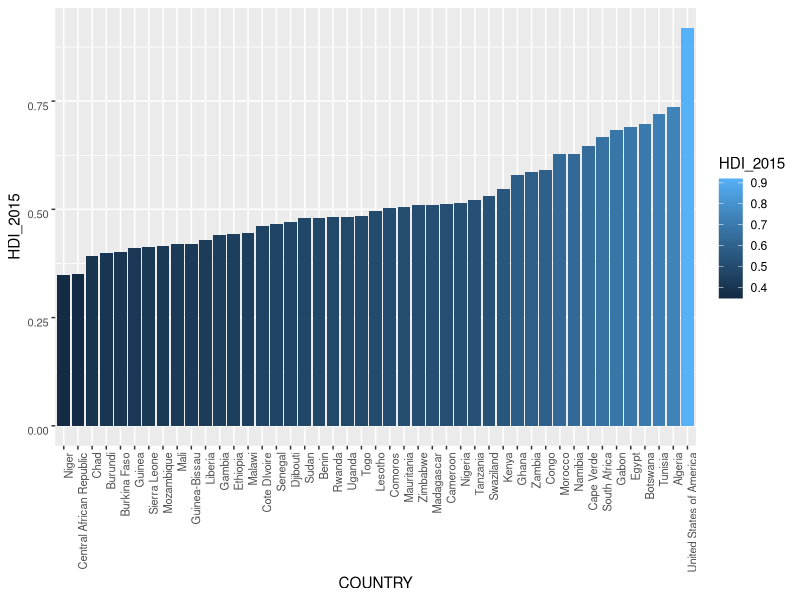
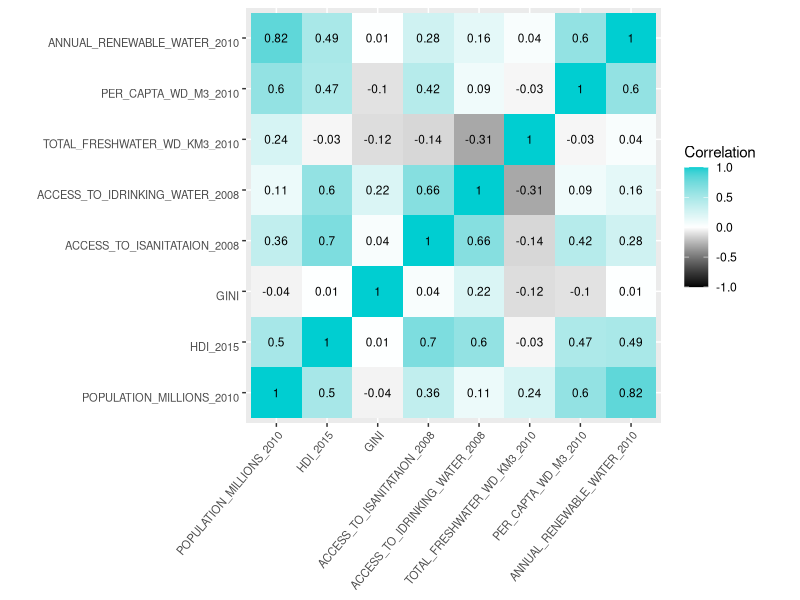
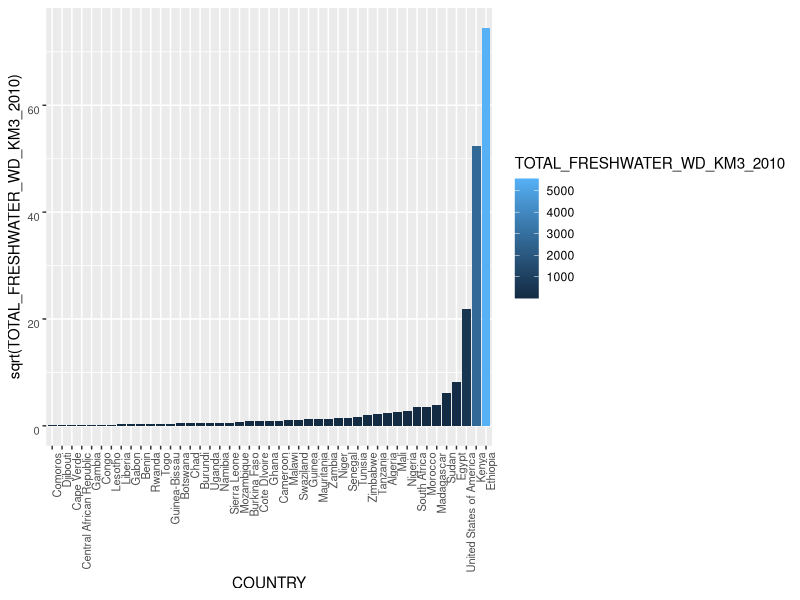
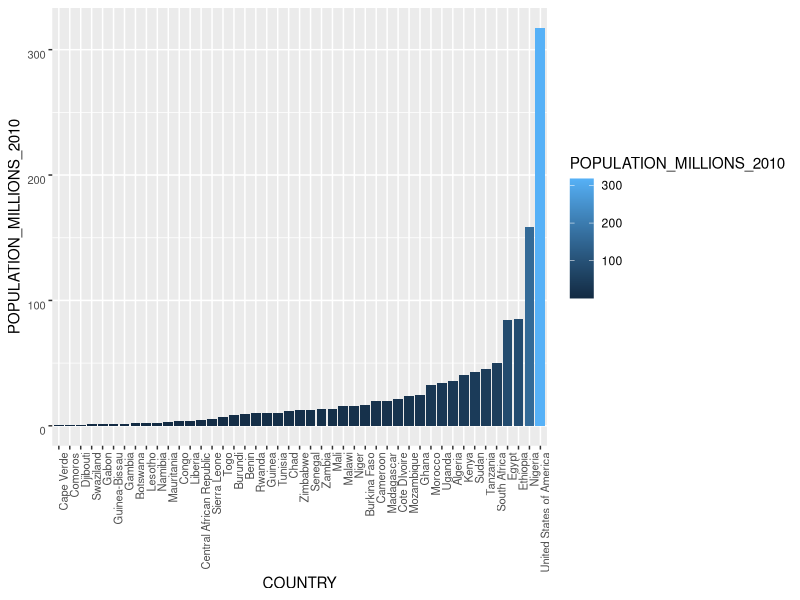
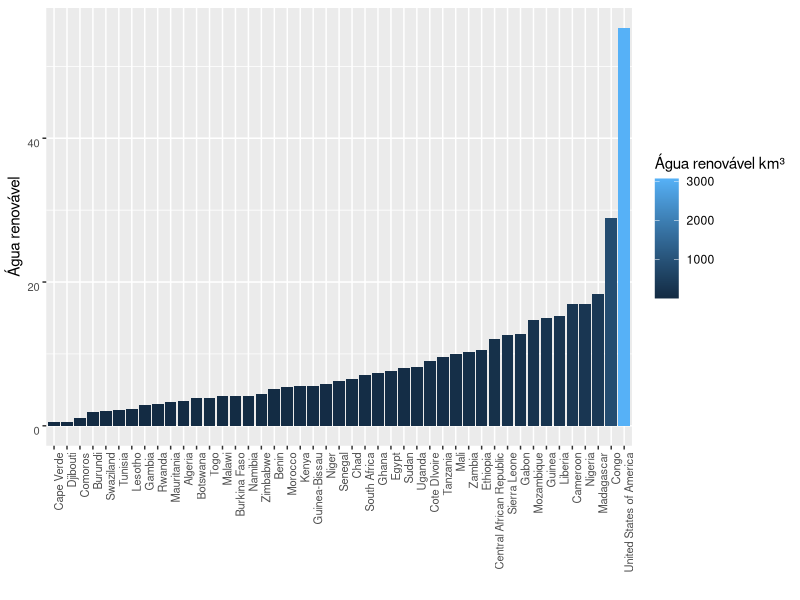

Generate these figures, in order, with R:
## ---- chunk 1

library(ggpubr)
library(Hmisc)
library(ggplot2)
library(reshape2)
library(xtable)

## ---- chunk 2
knitr::opts_chunk$set(echo = TRUE)
## ---- chunk 3

setwd('~/git/Water-Consumption-And-Inequality/datasets')
df = read.table("merged_data.csv", header=TRUE, sep=",")

df_original = df
df = df[,c(-1,-10)]
df = na.omit(df)

# omite os NAs
df_original <- na.omit(df_original)

df_original <- df_original[order(df_original$HDI_2015),]

df_original$COUNTRY <- factor(df_original$COUNTRY, levels=df_original$COUNTRY[order(df_original$HDI_2015)])

ggplot(df_original, aes(x=COUNTRY,y=HDI_2015)) +
  geom_bar(stat="identity", aes(fill=HDI_2015)) +
  theme(axis.text.x = element_text(angle = 90, vjust = 1, size = 8, hjust = 1),
        axis.text.y = element_text(angle = 0, vjust = 1, size = 8, hjust = 1))
## ---- chunk 4
mat <- round(cor(df),2)
melted_cormat <- melt(mat)

ggplot(data = melted_cormat, aes(x=Var1, y=Var2, fill=value)) + geom_tile() + 
  theme(axis.text.x = element_text(angle = 50, vjust = 1, size = 8, hjust = 1),
        axis.text.y = element_text(angle = 0, vjust = 1, size = 8, hjust = 1),
        axis.title.x = element_blank(),
        axis.title.y = element_blank()) + 
  coord_fixed() +
  scale_fill_gradient2(low  = "black", 
                       high = "darkturquoise", 
                       mid  = "white", 
                       midpoint = 0, 
                       limit = c(-1,1), 
                       name="Correlation") +
  geom_text(aes(Var2, Var1, label = value), color = "black", size = 3)
## ---- chunk 5
df_original <- df_original[order(df_original$TOTAL_FRESHWATER_WD_KM3_2010),]

df_original$COUNTRY <- factor(df_original$COUNTRY, levels=df_original$COUNTRY[order(df_original$TOTAL_FRESHWATER_WD_KM3_2010)])

ggplot(df_original, aes(x=COUNTRY,y=sqrt(TOTAL_FRESHWATER_WD_KM3_2010))) +
  geom_bar(stat="identity", aes(fill=TOTAL_FRESHWATER_WD_KM3_2010)) +
  theme(axis.text.x = element_text(angle = 90, vjust = 1, size = 8, hjust = 1),
        axis.text.y = element_text(angle = 0, vjust = 1, size = 8, hjust = 1))

## ---- chunk 6
df_original <- df_original[order(df_original$POPULATION_MILLIONS_2010),]

df_original$COUNTRY <- factor(df_original$COUNTRY, levels=df_original$COUNTRY[order(df_original$POPULATION_MILLIONS_2010)])

ggplot(df_original, aes(x=COUNTRY,y=POPULATION_MILLIONS_2010)) +
  geom_bar(stat="identity", aes(fill=POPULATION_MILLIONS_2010)) +
  theme(axis.text.x = element_text(angle = 90, vjust = 1, size = 8, hjust = 1),
        axis.text.y = element_text(angle = 0, vjust = 1, size = 8, hjust = 1))
## ---- chunk 7
df_original <- df_original[order(df_original$ANNUAL_RENEWABLE_WATER_2010),]

df_original$COUNTRY <- factor(df_original$COUNTRY, levels=df_original$COUNTRY[order(df_original$ANNUAL_RENEWABLE_WATER_2010)])

ggplot(df_original, aes(x=COUNTRY,y=sqrt(ANNUAL_RENEWABLE_WATER_2010))) +
  geom_bar(stat="identity", aes(fill=ANNUAL_RENEWABLE_WATER_2010)) +
  theme(axis.text.x = element_text(angle = 90, vjust = 1, size = 8, hjust = 1),
        axis.text.y = element_text(angle = 0, vjust = 1, size = 8, hjust = 1)) +
  xlab("") + ylab("Água renovável") +
  scale_fill_continuous(name="Água renovável km³")
